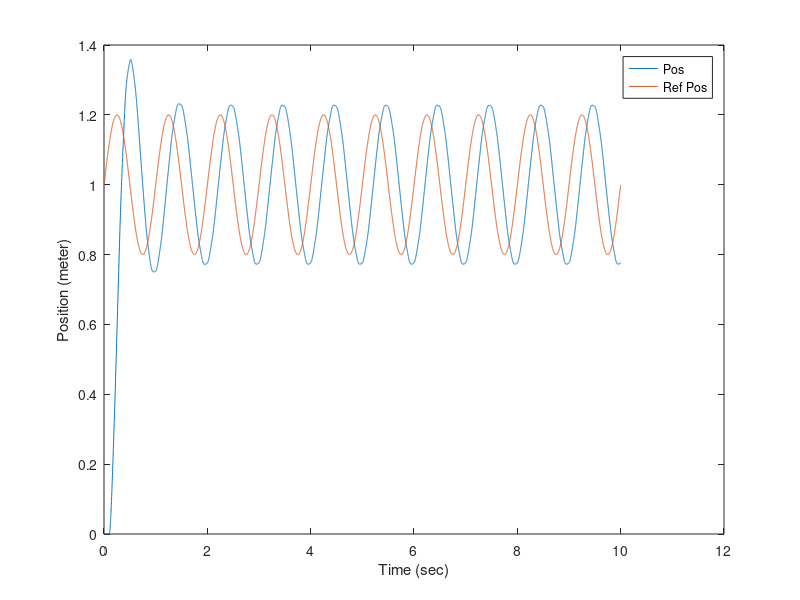
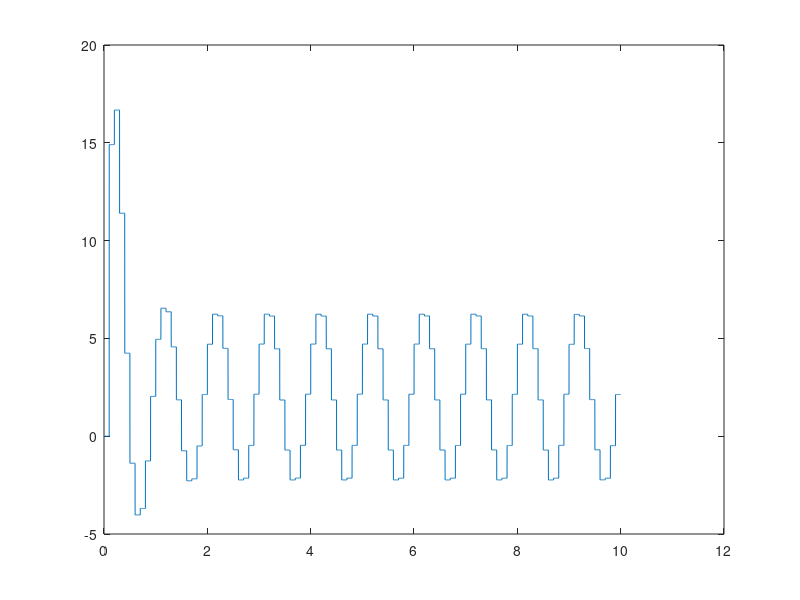

Reproduce these figures in MATLAB, in order.
%%%%%%%%%%%%%%%%%%%%%%%%%%%%%%%%%%%%%%%%%%%%%%%%%%%%%%%%%%%%%%%%%%%%%%%%%%%
%%%%%%%%%%%%%%%%%%%%%%%%%%%%%%%%%%%%%%%%%%%%%%%%%%%%%%%%%%%%%%%%%%%%%%%%%%%
%% reading data in matlab

clear all;
close all;
clc;

fileID = fopen('ver1MCK.txt','r');
formatSpec = '%f %f %f %f %f';
sizeA = [5 Inf];
systemResult = fscanf(fileID,formatSpec,sizeA);
systemResult = systemResult';

fclose(fileID);

%% new creation

x = systemResult(:,1);
x2 = systemResult(:,2);
xRef = systemResult(:,3);
u = systemResult(:,4);
t = systemResult(:,5);

figure
plot(t,x)
hold on
plot(t,xRef)
legend("Pos","Ref Pos")
xlabel("Time (sec)")
ylabel("Position (meter)")

figure
plot(t,u)
